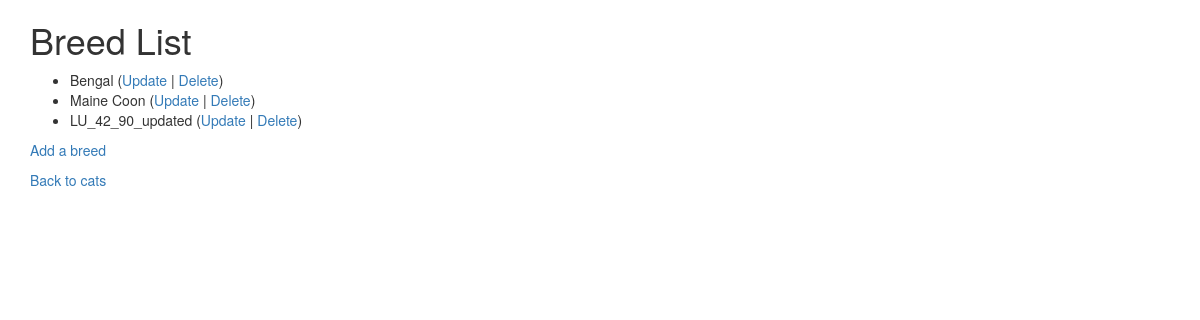
The app's page /cats/lookup/ (signed in) with its own data.
### cats/models.py (models this page shows, shortened)
class Breed(models.Model):
    name = models.CharField(
            max_length=200,
            validators=[MinLengthValidator(2, "Breed must be greater than 1 character")]
    )

### cats/views.py (the view)
# urls.py: path('lookup/', views.BreedView.as_view(), name='breed_list'),
class BreedView(LoginRequiredMixin,View) :
    def get(self, request):
        bl = Breed.objects.all();
        ctx = { 'breed_list': bl };
        return render(request, 'cats/breed_list.html', ctx)

### home/context_processors.py (called while the page is built)
def settings(request):
    return {
        'settings': django_settings,
    }

### cats/templates/cats/breed_list.html
{% extends "base_bootstrap.html" %}
{% block content %}
  <h1>Breed List</h1>
  {% if breed_list %}
  <ul>
    {% for breed in breed_list %}
      <li>
          {{ breed.name }}
         (<a href="{% url 'cats:breed_update' breed.id %}">Update</a> |
          <a href="{% url 'cats:breed_delete' breed.id %}">Delete</a>)
      </li>
    {% endfor %}
  </ul>
  {% else %}
    <p>There are no breeds in the library.</p>
  {% endif %}
  <p><a href="{% url 'cats:breed_create' %}">Add a breed</a></p>
  <p>
    <a href="{% url 'cats:all' %}">Back to cats</a>
  </p>
{% endblock %}

### records on screen
Breed: name "Bengal"
Breed: name "Maine Coon"
Breed: name "LU_42_90_updated"
